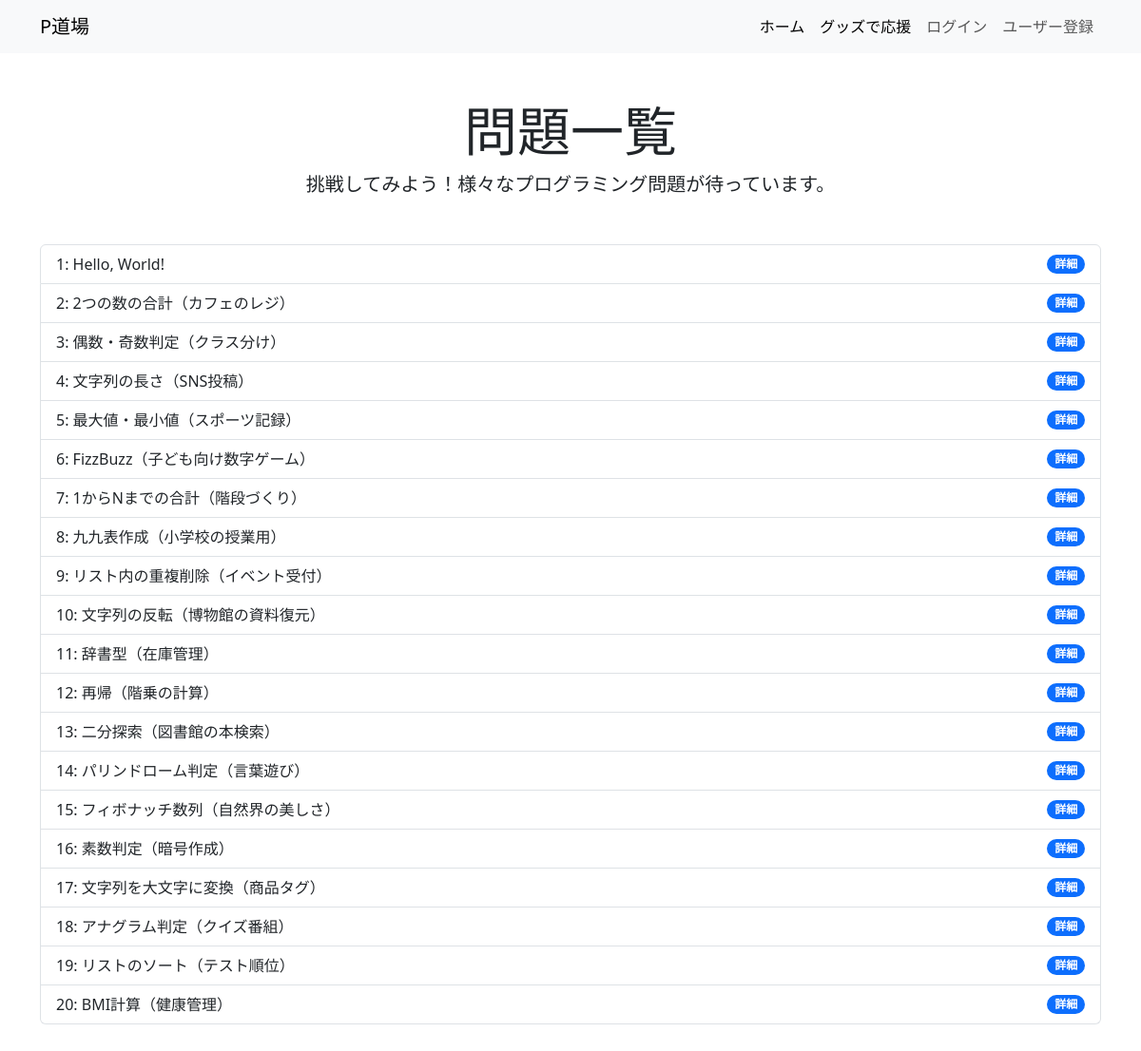
The page / on the database its author committed.
### app.py (models this page shows, shortened)
class Problem(db.Model):
    id = db.Column(db.Integer, primary_key=True)
    title = db.Column(db.String(200), nullable=False)
    description = db.Column(db.Text, nullable=False)

### app.py (the view)
@app.route('/')
def index():
    all_problems = Problem.query.all()
    solved_problems_ids = set()
    if current_user.is_authenticated:
        solved = db.session.query(distinct(Submission.problem_id)).filter_by(
            user_id=current_user.id, status="Accepted"
        ).all()
        solved_problems_ids = {pid for (pid,) in solved}
    return render_template('index.html', problems=all_problems, current_user=current_user, solved_problems_ids=solved_problems_ids)

### templates/index.html (shortened to what this page needs)
<!DOCTYPE html>
<html>
  <head>
    <link
      href="https://cdn.jsdelivr.net/npm/bootstrap@5.3.0/dist/css/bootstrap.min.css"
      rel="stylesheet"
    />
  </head>
  <body>
    <nav class="navbar navbar-expand-lg navbar-light bg-light">
      <div class="container">
        <a class="navbar-brand" href="{{ url_for('index') }}">P道場</a>
        <div class="collapse navbar-collapse" id="navbarNav">
          <ul class="navbar-nav ms-auto">
            <li class="nav-item">
              <a
                class="nav-link active"
                aria-current="page"
                href="{{ url_for('index') }}"
                >ホーム</a
              >
            </li>
            <li class="nav-item">
              <a
                class="nav-link active"
                aria-current="page"
                href="{{ url_for('support') }}"
                >グッズで応援</a
              >
            </li>
            {% if current_user.is_authenticated %}
            <li class="nav-item">
              <a class="nav-link" href="{{ url_for('submissions') }}"
                >提出履歴</a
              >
            </li>
            <li class="nav-item">
              <a class="nav-link" href="{{ url_for('logout') }}">ログアウト</a>
            </li>
            {% else %}
            <li class="nav-item">
              <a class="nav-link" href="{{ url_for('login') }}">ログイン</a>
            </li>
            <li class="nav-item">
              <a class="nav-link" href="{{ url_for('register') }}"
                >ユーザー登録</a
              >
            </li>
            {% endif %}
          </ul>
        </div>
      </div>
    </nav>
    <div class="container my-5">
      <div class="text-center mb-5">
        <h1 class="display-4">問題一覧</h1>
        <p class="lead">
          挑戦してみよう！様々なプログラミング問題が待っています。
        </p>
      </div>
      <div class="list-group">
        {% for problem in problems %}
        <a
          href="{{ url_for('problem', problem_id=problem.id) }}"
          class="list-group-item list-group-item-action d-flex justify-content-between align-items-center"
        >
          {{ problem.id }}: {{ problem.title }} {% if solved_problems_ids and
          problem.id in solved_problems_ids %}
          <span class="badge bg-success rounded-pill">✔ 解答済み</span>
          {% else %}
          <span class="badge bg-primary rounded-pill">詳細</span>
          {% endif %}
        </a>
        {% endfor %}
      </div>
    </div>
  </body>
</html>

### rows shown on the page
Problem: id "1", title "Hello, World!"
Problem: id "2", title "2つの数の合計（カフェのレジ）"
Problem: id "3", title "偶数・奇数判定（クラス分け）"
Problem: id "4", title "文字列の長さ（SNS投稿）"
Problem: id "5", title "最大値・最小値（スポーツ記録）"
Problem: id "6", title "FizzBuzz（子ども向け数字ゲーム）"
Problem: id "7", title "1からNまでの合計（階段づくり）"
Problem: id "8", title "九九表作成（小学校の授業用）"
Problem: id "9", title "リスト内の重複削除（イベント受付）"
Problem: id "10", title "文字列の反転（博物館の資料復元）"
Problem: id "11", title "辞書型（在庫管理）"
Problem: id "12", title "再帰（階乗の計算）"
Problem: id "13", title "二分探索（図書館の本検索）"
Problem: id "14", title "パリンドローム判定（言葉遊び）"
Problem: id "15", title "フィボナッチ数列（自然界の美しさ）"
Problem: id "16", title "素数判定（暗号作成）"
Problem: id "17", title "文字列を大文字に変換（商品タグ）"
Problem: id "18", title "アナグラム判定（クイズ番組）"
Problem: id "19", title "リストのソート（テスト順位）"
Problem: id "20", title "BMI計算（健康管理）"
